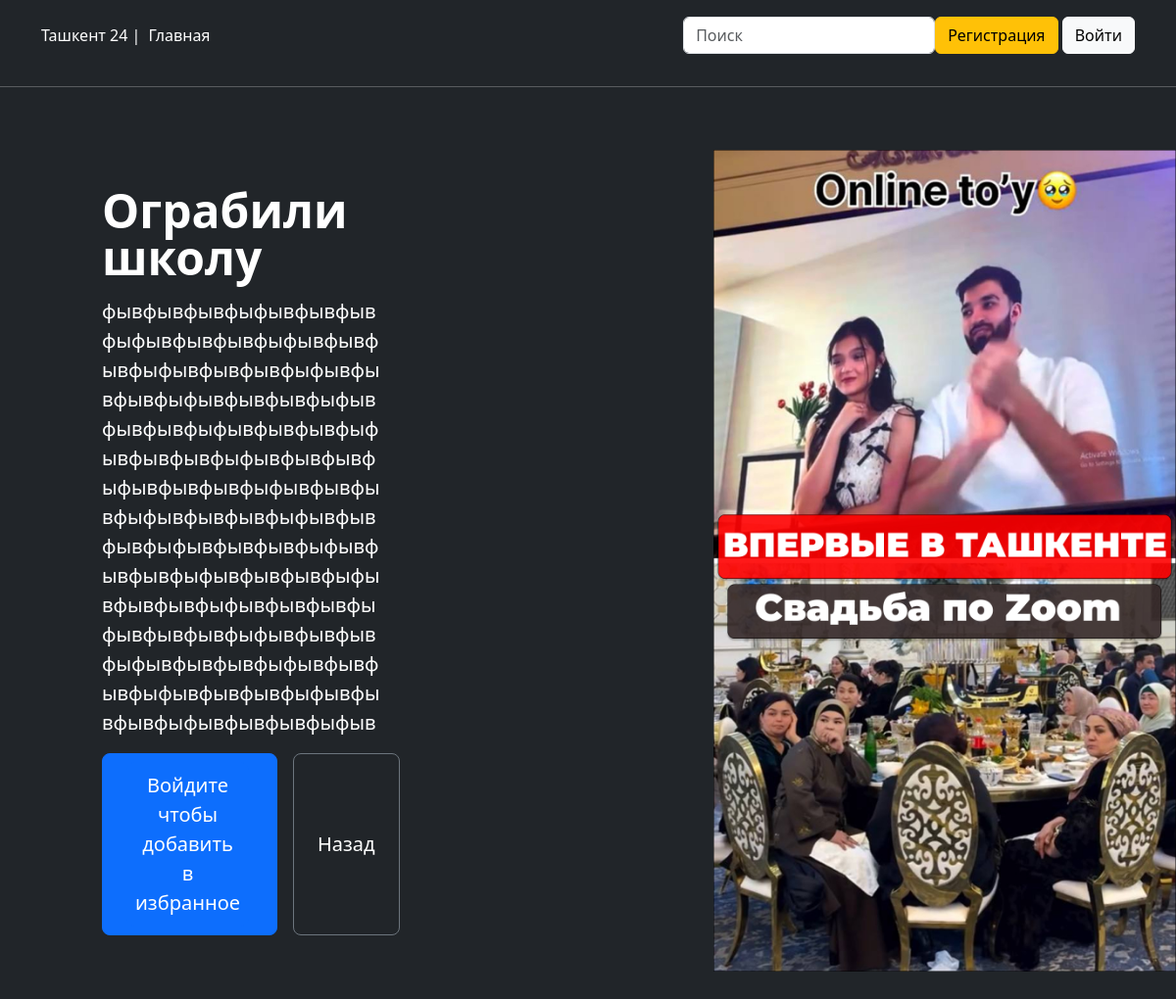
The page /theme2/1 on the database its author committed.
### main/models.py (models this page shows)
class Theme(models.Model):
    name_theme = models.CharField(max_length=32, verbose_name='Название статьи')
    theme_dec = models.TextField(max_length=256, verbose_name="Описание статьи")
    theme_photo = models.ImageField(upload_to='media', verbose_name="Фото статьи")
    theme_category = models.ForeignKey(Category, on_delete=models.CASCADE, verbose_name="Категория")
    date_created = models.DateTimeField(auto_now_add=True)
    class Meta:
        verbose_name = 'Статья'
        verbose_name_plural = 'Статьи'
    def __str__(self):
        return self.name_theme

### main/views.py (the view)
# urls.py: path('theme2/<int:pk>', views.theme2),
def theme2(request, pk):
    theme3 = Theme.objects.get(id=pk)
    return render(request, 'theme.html', {'theme3': theme3})

### main/templates/theme.html (shortened to what this page needs)
<!DOCTYPE html>
<html lang="ru">
<head>
    <link rel="stylesheet" href="https://cdn.jsdelivr.net/npm/bootstrap@5.3.8/dist/css/bootstrap.min.css">
</head>
</head>
<body class="bg bg-dark text-white">
<header class="p-3 text-bg-dark sticky-top">
    <div class="container">
        <div class="d-flex flex-wrap align-items-center justify-content-center justify-content-lg-start">
            <a href="/" class="d-flex align-items-center mb-2 mb-lg-0 text-white text-decoration-none">
                <span>Ташкент 24 |</span>
            </a>
            <ul class="nav col-12 col-lg-auto me-lg-auto mb-2 justify-content-center mb-md-0">
                <li><a href="/" class="nav-link px-2 text-white">Главная</a></li>
            </ul>
            <form action="{% url 'search' %}" method="post">
                <input name="search_product"  required type="search" class=" form-control form-control- text-dark "
                       placeholder="Поиск" aria-label="Search">
            </form>
            {% if user.is_authenticated %}
            <div class="text-end">
                <a href="/cart" class="btn btn-primary me-2">Избранное</a>
                <a href="/logout" class="btn btn-danger">Выйти</a>
            </div>
            {% else %}
            <div class="text-end">
                <a href="/register" class="btn btn-warning" role="button">Регистрация</a>
                <a href="/accounts/login" class="btn btn-light" role="button">Войти</a>
            </div>
            {% endif %}
        </div>
    </div>
</header>
<hr>
<div class="row flex-lg-row-reverse align-items-center g-5 py-5">
    <div class="col-10 col-sm-8 col-lg-5">
        <img src="{{ theme3.theme_photo.url }}" class="d-block mx-lg-auto img-fluid" alt="" width="500" height="500"
             loading="lazy">
    </div>
    <div class="col-lg-6">
        <div class="col-lg-6"><h1 class="display-5 fw-bold  lh-1 mb-3">{{ theme3 }}</h1>
            <p class="lead text-break">
    {{ theme3.theme_dec }}
</p>
            <div class="d-grid gap-2 d-md-flex justify-content-md-start">
                {% if user.is_authenticated %}
                <form action="/add-favorite/{{ theme3.id }}/" method="post">
                    {% csrf_token %}
                    <button class="btn btn-primary btn-lg px-4 me-md-2">
                        Добавить в избранное
                    </button>
                </form>
                {% else %}
                <button class="btn btn-primary btn-lg px-4 me-md-2">
                    <a href="/accounts/login" class="btn btn-primary btn-lg px-2 me-md-1" role="button">Войдите чтобы добавить в избранное</a>
                </button>
                {% endif %}
                <button type="button" onclick="history.back()" class="btn btn-outline-secondary text-white btn-lg px-4">
                    Назад
                </button>
            </div>
        </div>
    </div>
</div>
</body>
</html>

### rows shown on the page
Theme: theme_photo (picture), name_theme "Ограбили школу", theme_dec "фывфывфывфыфывфывфывфыфывфывфывфыфывфывфывфыфывфывфывфыфывфывфывфыфывфывфывфыфывфывфывфыфывфывфывфыфывфывфывфыфывфывфывфыфывфывфывфыфывфывфывфыфывфывфывфыфывфывфывфыфывфывфывфыфывфывфывфыфывфывфывфыфывфывфывфыфывфывфывфыфывфывфывфыфывфывфывфыфывфывфывфыфывфывфывфыфывфывфывфыфывфывфывфыфывфывфывфыфыв"
